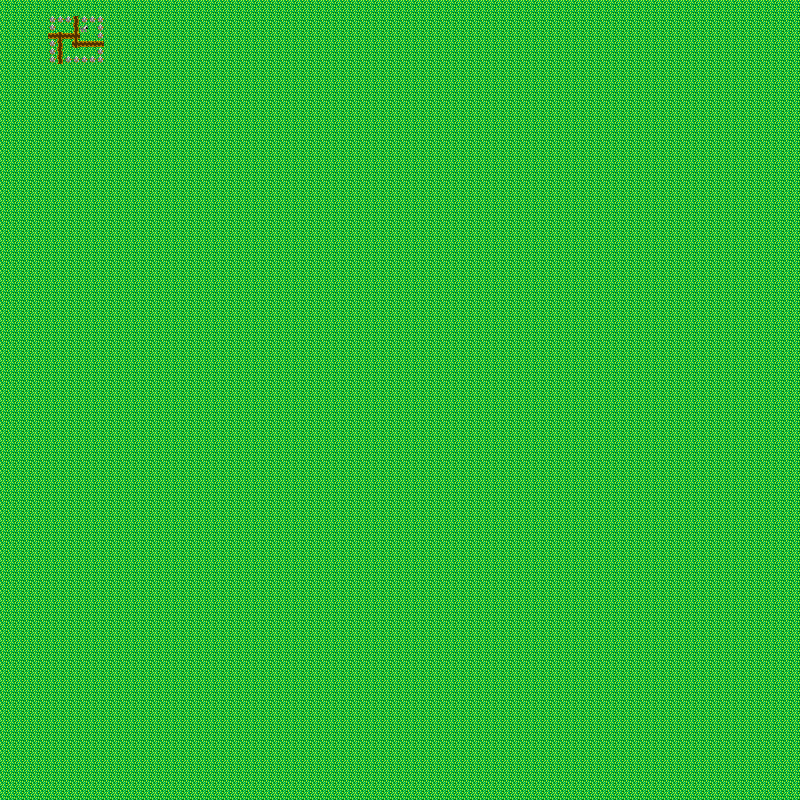

The image is a tile-based game level rendered from a .tmx file. Its description and source (layers, tilesets, objects; grid data summarised) follow:
An orthogonal 100x100 tile map with 8x8 px tiles, 2 tile layers (Tile Layer 1, Tile Layer 2) and 1 object.

<map version="1.0" orientation="orthogonal" renderorder="right-down" width="100" height="100" tilewidth="8" tileheight="8">
 <tileset firstgid="1" name="Characters" tilewidth="8" tileheight="8">
  <terraintypes>
   <terrain name="Impassable" tile="-1" />
   <terrain name="New Terrain" tile="-1" />
  </terraintypes>
  <tile id="0" terrain="0,0,1,1">
   <image width="8" height="8" source="zombie.png" />
  </tile>
  <tile id="1" terrain="0,0,1,1">
   <image width="8" height="8" source="tree.png" />
  </tile>
  <tile id="2" terrain="0,0,1,1">
   <properties>
    <property name="behavior" value="dog" />
   </properties>
   <image width="8" height="8" source="puppy.png" />
  </tile>
  <tile id="3">
   <image width="8" height="8" source="northroad.png" />
  </tile>
  <tile id="4">
   <image width="8" height="8" source="grasspup.png" />
  </tile>
  <tile id="5">
   <image width="8" height="8" source="roadwesteast.png" />
  </tile>
  <tile id="6">
   <image width="8" height="8" source="crossroads.png" />
  </tile>
  <tile id="7">
   <image width="8" height="8" source="wolf.png" />
  </tile>
  <tile id="8">
   <properties>
    <property name="passable" value="false" />
   </properties>
   <image width="8" height="8" source="rockpup.png" />
  </tile>
 </tileset>
 <layer name="Tile Layer 1" width="100" height="100">
  <properties>
   <property name="layer" value="1" />
  </properties>
  <data>[10000 cells, 10000 non-empty, 4 distinct tile ids]</data>
 </layer>
 <layer name="Tile Layer 2" width="100" height="100">
  <properties>
   <property name="layer" value="2" />
  </properties>
  <data>[10000 cells, 19 non-empty, 2 distinct tile ids]</data>
 </layer>
 <objectgroup name="Spawn Points">
  <object gid="1" x="111.818" y="55.6364">
   <properties>
    <property name="spawn" value="avatar" />
   </properties>
  </object>
 </objectgroup>
</map>